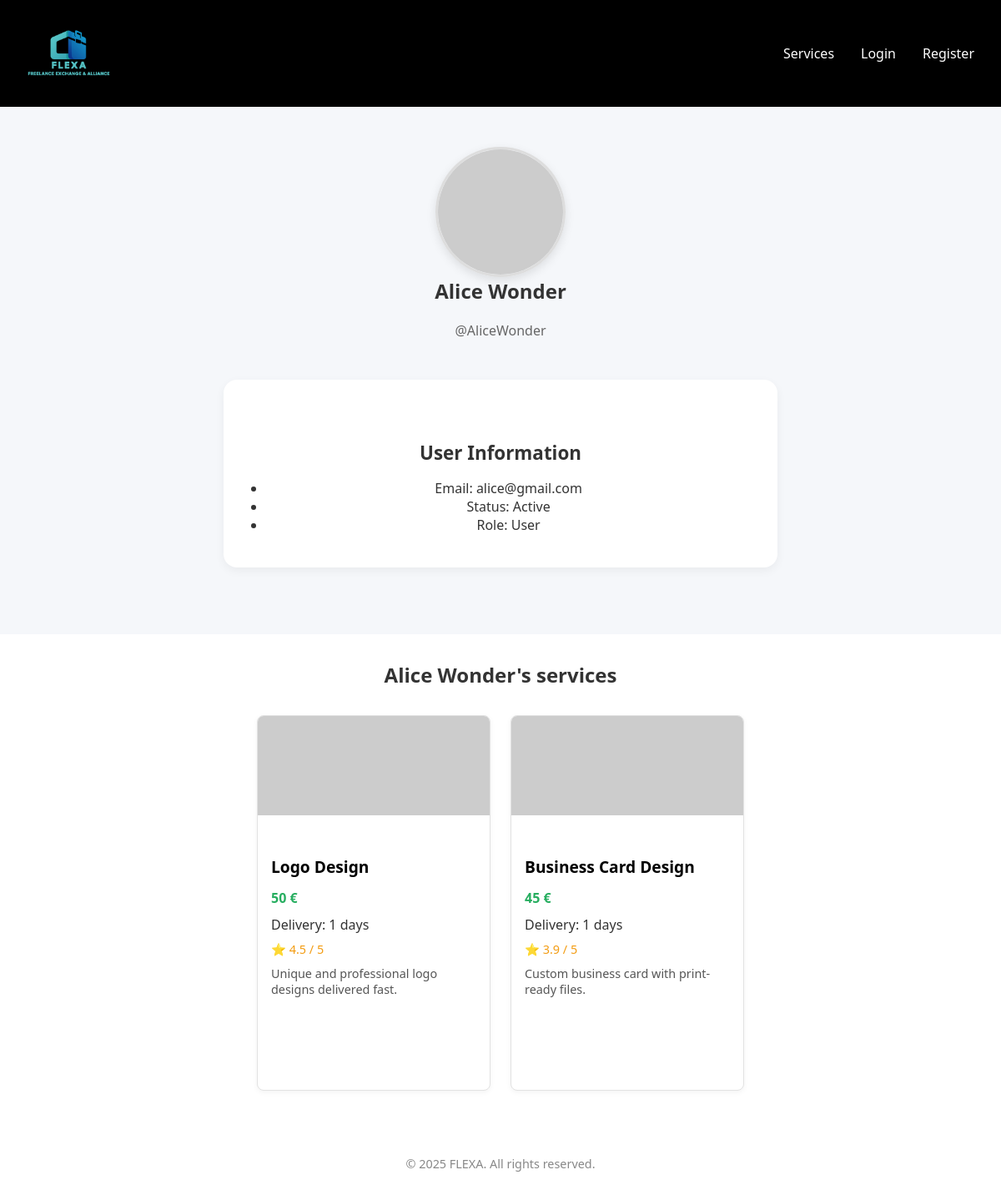
The page /pages/user.php?id=4 on the database its author committed.
### tables this page shows
CREATE TABLE User
(
    userId            INTEGER,
    name              NVARCHAR(255),
    username          VARCHAR(255),
    email             VARCHAR(255),
    password          VARCHAR(255),
    isAdmin           BOOLEAN     DEFAULT 0,
    profilePictureURL VARCHAR(1023),
    status            VARCHAR(15) DEFAULT 'inactive',

    CONSTRAINT User_PK PRIMARY KEY (userId),
    CONSTRAINT User_email_unique UNIQUE (email),
    CONSTRAINT User_username_unique UNIQUE (username),
    CONSTRAINT User_name_NN CHECK (name IS NOT NULL),
    CONSTRAINT User_username_NN CHECK (username IS NOT NULL),
    CONSTRAINT User_email_NN CHECK (email IS NOT NULL),
    CONSTRAINT User_password_NN CHECK (password IS NOT NULL),
    CONSTRAINT User_isAdmin_NN CHECK (isAdmin IS NOT NULL),
    CONSTRAINT User_status_NN CHECK (status IS NOT NULL),
    CONSTRAINT User_isAdmin_CK CHECK (isAdmin IN (0, 1)),
    CONSTRAINT User_status_CK CHECK (status IN ('active', 'inactive'))
);

CREATE TABLE Service
(
    serviceId    INTEGER,
    freelancerId INTEGER,
    categoryId   INTEGER,
    title        VARCHAR(255),
    price        DECIMAL(10, 2),
    deliveryTime INTEGER,
    description  TEXT,
    about        TEXT,
    status       VARCHAR(15),
    rating       DECIMAL(2, 1) DEFAULT 0,

    CONSTRAINT Service_PK PRIMARY KEY (serviceId),
    CONSTRAINT Service_freelancerId_NN CHECK (freelancerId IS NOT NULL),
    CONSTRAINT Service_title_NN CHECK (title IS NOT NULL),
    CONSTRAINT Service_price_NN CHECK (price IS NOT NULL),
    CONSTRAINT Service_deliveryTime_NN CHECK (deliveryTime IS NOT NULL),
    CONSTRAINT Service_description_NN CHECK (description IS NOT NULL),
    CONSTRAINT Service_status_NN CHECK (status IS NOT NULL),
    CONSTRAINT Service_rating_NN CHECK (rating IS NOT NULL),
    CONSTRAINT Service_freelancer_FK FOREIGN KEY (freelancerId) REFERENCES User (userId) ON UPDATE CASCADE,
    CONSTRAINT Service_category_FK FOREIGN KEY (categoryId) REFERENCES ServiceCategory (serviceCategoryId) ON DELETE SET NULL ON UPDATE CASCADE,
    CONSTRAINT Service_deliveryTime_check CHECK (deliveryTime > 0),
    CONSTRAINT Service_status_CK CHECK (status IN ('active', 'inactive', 'deleted')),
    CONSTRAINT Service_rating_CK CHECK (rating BETWEEN 0 AND 5)
);

### model/user.class.php (called while the page is built, shortened)
<?php
class User
{
    private string $name;
    private string $username;
    private string $email;
    private bool $isAdmin;
    private string $profilePicture;
    private string $status;
    public function __construct(
        int    $id,
        string $name,
        string $username,
        string $email,
        string $password,
        bool   $isAdmin,
        string $profilePicture,
        string $status
    )
    {
        $this->name = $name;
        $this->username = $username;
        $this->email = $email;
        $this->isAdmin = $isAdmin;
        $this->profilePicture = $profilePicture;
        $this->status = $status;
    }
    public function getName(): string
    {
        return $this->name;
    }
    public function getUsername(): string
    {
        return $this->username;
    }
    public function getEmail(): string
    {
        return $this->email;
    }
    public function isAdmin(): bool
    {
        return $this->isAdmin;
    }
    public function getProfilePicture(): string
    {
        return $this->profilePicture;
    }
    public function getStatus(): string
    {
        return $this->status;
    }
    public static function getUserById(PDO $db, int $id): ?User
    {
        $stmt = $db->prepare("SELECT * FROM User WHERE userId = :id");
        $stmt->bindParam(":id", $id);
        $stmt->execute();
        $data = $stmt->fetch();
        return new User(
            intval($data['userId']),
            $data['name'],
            $data['username'],
            $data['email'],
            $data['password'],
            boolval($data['isAdmin']),
            $data['profilePictureURL'],
            $data['status']
        );
    }
}

### model/service.class.php (called while the page is built, shortened)
<?php
class Service
{
    private int $id;
    private string $title;
    private float $price;
    private int $deliveryTime;
    private string $description;
    private float $rating;
    private array $images;
    public function __construct(
        int    $id,
        int    $freelancerId,
        int    $categoryId,
        string $title,
        float  $price,
        int    $deliveryTime,
        string $description,
        string $about,
        string $status,
        float  $rating,
        array  $images
    )
    {
        $this->id = $id;
        $this->title = $title;
        $this->price = $price;
        $this->deliveryTime = $deliveryTime;
        $this->description = $description;
        $this->rating = $rating;
        $this->images = $images;
    }
    public static function getServicesByUserId(PDO $db, int $user_id): array
    {
        $stmt = $db->prepare("
        SELECT * FROM Service
        WHERE freelancerId = :user_id AND status != 'deleted' ");
        $stmt->bindParam(':user_id', $user_id, PDO::PARAM_INT);
        $stmt->execute();
        $services = [];
        while ($row = $stmt->fetch()) {
            $serviceId = intval($row['serviceId']);
            $imageStmt = $db->prepare('SELECT mediaURL FROM ServiceMedia WHERE serviceId = :serviceId');
            $imageStmt->bindParam(':serviceId', $serviceId, PDO::PARAM_INT);
            $imageStmt->execute();
            $images = $imageStmt->fetchAll(PDO::FETCH_COLUMN);
            $services[] = new Service(
                $serviceId,
                intval($row['freelancerId']),
                isset($row['categoryId']) ? intval($row['categoryId']) : null,
                $row['title'],
                floatval($row['price']),
                intval($row['deliveryTime']),
                $row['description'],
                $row['about'],
                $row['status'],
                floatval($row['rating']),
                $images
            );
        }
        return $services;
    }
    public function getId(): int
    {
        return $this->id;
    }
    public function getTitle(): string
    {
        return $this->title;
    }
    public function getPrice(): float
    {
        return $this->price;
    }
    public function getDeliveryTime(): int
    {
        return $this->deliveryTime;
    }
    public function getDescription(): string
    {
        return $this->description;
    }
    public function getRating(): float
    {
        return $this->rating;
    }
    public function getImages(): array
    {
        return $this->images;
    }
}

### templates/user.tpl.php (the view, shortened to what this page needs)
<?php
require_once(__DIR__ . '/../model/user.class.php');
require_once(__DIR__ . '/../model/service.class.php');
function drawUserProfile(User $user): void
{ ?>
    <section class="section profile-section">
        <div class="profile-header">
            <img src="<?= htmlspecialchars($user->getProfilePicture()) ?>" alt="Profile Picture"
                 class="profile-picture-large">
            <h2><?= htmlspecialchars($user->getName()) ?></h2>
            <p class="profile-username">@<?= htmlspecialchars($user->getUsername()) ?></p>
        </div>
        <div class="container">
            <div class="profile-card">
                <h3 class="card-title">User Information</h3>
                <ul class="profile-info">
                    <li><span>Email:</span> <?= htmlspecialchars($user->getEmail()) ?></li>
                    <li><span>Status:</span> <?= htmlspecialchars(ucfirst($user->getStatus())) ?></li>
                    <li><span>Role:</span> <?= $user->isAdmin() ? 'Admin' : 'User' ?></li>
                </ul>
            </div>
        </div>
    </section>
<?php } ?>
<?php function drawUserServices(User $user, array $services): void
{
    ?>
    <section class="user-services-section">
        <div class="category-container">
            <h3 class="section-category-title"><?= htmlspecialchars($user->getName()) ?>'s services</h3>
            <div class="service-grid">
                <?php foreach ($services as $service): ?>
                    <article class="service-display">
                        <div class="service-slider"
                             data-service-id="<?= htmlspecialchars((string)$service->getId()) ?>">
                            <div class="slider-images">
                                <?php foreach ($service->getImages() as $index => $imgURL): ?>
                                    <a href="/pages/service_detail.php?id=<?= htmlspecialchars((string)$service->getId()) ?>">
                                        <img src="<?= htmlspecialchars($imgURL) ?>"
                                             alt="Service image <?= $index + 1 ?>"
                                             class="slider-image<?= $index === 0 ? ' active' : '' ?>">
                                    </a>
                                <?php endforeach; ?>
                            </div>
                        </div>
                        <div class="service-info">
                            <a href="/pages/service_detail.php?id=<?= htmlspecialchars((string)$service->getId()) ?>">
                                <h3 class="service-title"><?= htmlspecialchars($service->getTitle()) ?></h3>
                            </a>
                            <p class="service-price"><?= htmlspecialchars(strval($service->getPrice())) ?> €</p>
                            <p class="service-delivery">
                                Delivery: <?= htmlspecialchars(strval($service->getDeliveryTime())) ?> days</p>
                            <p class="service-rating">⭐ <?= htmlspecialchars(strval($service->getRating())) ?> / 5</p>
                            <p class="service-description"><?= htmlspecialchars($service->getDescription()) ?></p>
                        </div>
                    </article>
                <?php endforeach; ?>
            </div>
        </div>
    </section>
<?php } ?>

### css/base.css (style rules this page uses)
body { margin: 0; background: #ffffff; color: #333; font-family: 'Segoe UI', sans-serif; padding: 0; }
a { text-decoration: none; color: inherit; }
.container { max-width: 1200px; margin: 0 auto; padding: 2rem; }
h1, h2, h3, h4, h5, h6 { margin-top: 0; font-weight: bold; }
p { margin-bottom: 1rem; }
img { max-width: 100%; height: auto; display: block; }
ul { padding-left: 1.2rem; }

### css/categories.css (style rules this page uses)
.section { padding: 4rem 2rem; }
.category-container { max-width: 1200px; margin: 0 auto; padding: 0 1rem; }

### css/user.css (style rules this page uses)
.profile-section { padding: 3rem 1rem; background: #f5f7fa; text-align: center; }
.profile-header { text-align: center; margin-bottom: 1rem; }
.profile-picture-large { display: block; margin-left: auto; margin-right: auto; width: 150px; height: 150px; object-fit: cover; border-radius: 50%; border: 3px solid #ddd; box-shadow: 0 4px 12px rgba(0, 0, 0, 0.1); }
.profile-username { color: #666; font-size: 1rem; margin-top: 0.25rem; }
.profile-card { padding: 2.5rem 2rem 1.5rem; border-radius: 16px; box-shadow: 0 4px 12px rgba(0, 0, 0, 0.05); max-width: 600px; margin: 0 auto; background: white; }
.service-info p { margin: 0.3rem 0; text-align: left; }

### css/service.css (style rules this page uses)
.service-grid { display: flex; gap: 1.5rem; justify-content: center; flex-wrap: wrap; align-items: stretch; }
.user-services-section { text-align: center; margin-top: 1rem; }
.user-services-section .section-category-title { margin-bottom: 2rem; font-size: 1.5rem; text-align: center; }
.user-services-section .service-title { color: #000; text-align: left; margin-bottom: 0.5rem; }
.service-display { background-color: white; border: 1px solid #e2e2e2; border-radius: 8px; overflow: hidden; box-shadow: 0 2px 6px rgba(0, 0, 0, 0.05); transition: transform 0.2s ease; display: flex; flex-direction: column; justify-content: space-between; width: 280px; min-height: 500px; box-sizing: border-box; flex: 0 1 auto; }
.service-info { flex-grow: 1; display: flex; flex-direction: column; padding: 1rem; height: 100%; }
.service-title { font-size: 1.2rem; font-weight: bold; margin-bottom: 0.5rem; color: #000 !important; }
.service-price { color: #27ae60; font-weight: 600; margin-bottom: 0.5rem; }
.service-description { font-size: 0.9rem; color: #555; overflow: hidden; text-overflow: ellipsis; display: -webkit-box; -webkit-line-clamp: 3; -webkit-box-orient: vertical; }
.service-rating { font-size: 0.9rem; color: #f39c12; margin-top: 0.5rem; }
h3 { margin-bottom: 1rem; margin-top: 2rem; font-size: 1.4rem; }
.carousel, .service-slider { position: relative; width: 100%; height: 180px; overflow: hidden; margin: 0; }
.slider-images { position: relative; width: 100%; height: 100%; }
.carousel-image, .slider-image { width: 100%; height: 100%; object-fit: cover; display: none; position: absolute; top: 0; left: 0; }
.carousel-image.active, .slider-image.active { display: block; }

### css/forms.css (style rules this page uses)
.service-grid article.service-display { width: 280px; min-height: 450px; }

### rows shown on the page
user: name "Alice Wonder", username "AliceWonder", email "alice@gmail.com", status "Active"
service: title "Logo Design", price "50", deliveryTime "1", rating "4.5", description "Unique and professional logo designs delivered fast."
service: title "Business Card Design", price "45", deliveryTime "1", rating "3.9", description "Custom business card with print-ready files."
